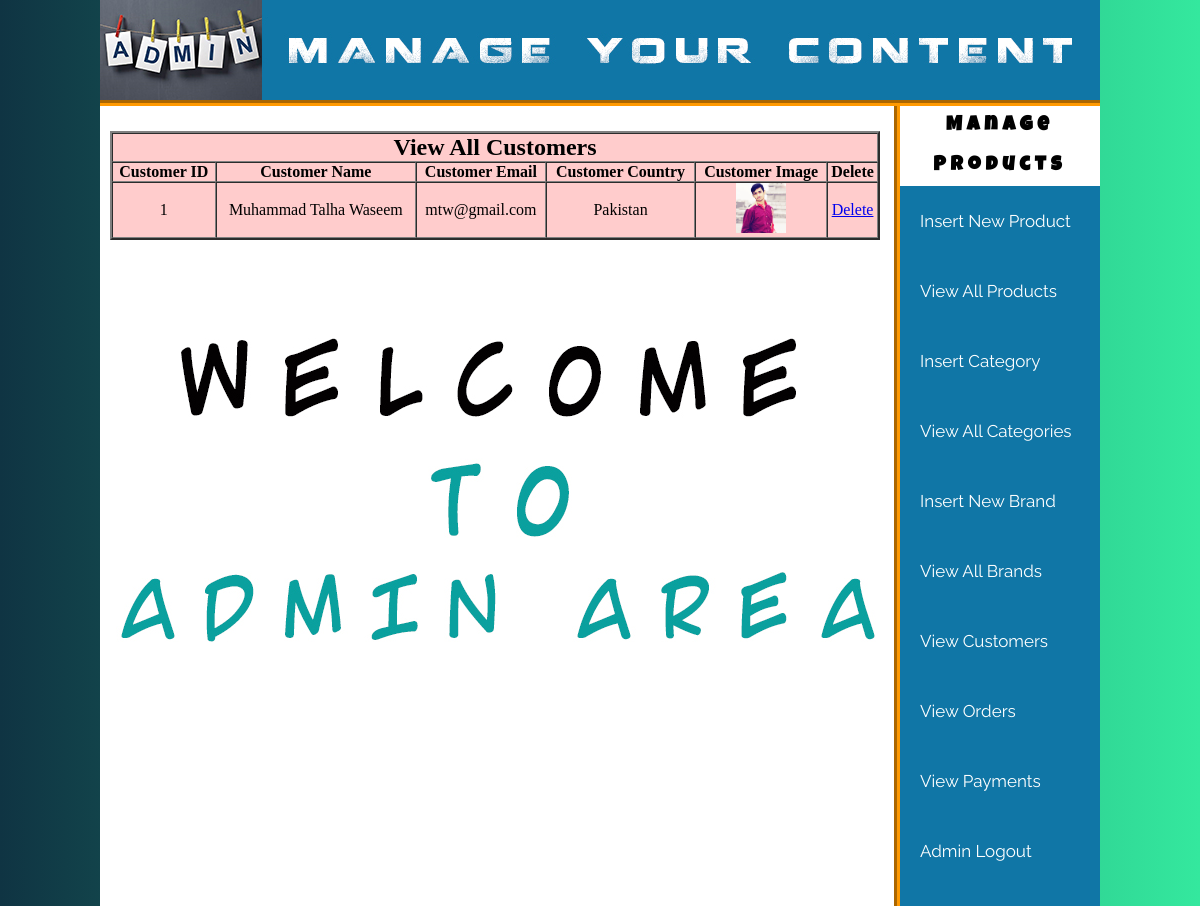
Screenshot of /admin/index.php?view_customers (signed in) with the database file from the repository.
### tables this page shows
CREATE TABLE `customers` (
  `customer_id` int(10) NOT NULL,
  `customer_name` text NOT NULL,
  `customer_email` text NOT NULL,
  `customer_pass` text NOT NULL,
  `customer_country` text NOT NULL,
  `customer_city` text NOT NULL,
  `customer_contact` text NOT NULL,
  `customer_address` text NOT NULL,
  `customer_image` text NOT NULL,
  `customer_ip` text NOT NULL
);

### admin/view_customers.php (the view, shortened to what this page needs)
<?php require 'includes/config.php'; ?>
<!DOCTYPE html>
<html lang="en">
<head>
</head>
<body>
    <table width="770"  align="center" bgcolor="#ffcccc" border="2" cellspacing="0" style="margin-left:10px">
        <tr align="center">
            <td colspan="11"> <h2> View All Customers </h2> </td>
        </tr>
        <tr align="center">
            <th> Customer ID </th>
            <th> Customer Name </th>
            <th> Customer Email </th>
            <th> Customer Country </th>
            <th> Customer Image </th>
            <th> Delete </th>
        </tr>
        <?php
        $i=0;
        $get_customer = " SELECT * from customers";
        $customer = mysqli_query($conn,$get_customer);
        while ($row_get_brand = mysqli_fetch_array($customer)) {
            $customer_id = $row_get_brand['customer_id'];
            $customer_name = $row_get_brand['customer_name'];
            $customer_email = $row_get_brand['customer_email'];
            $customer_country = $row_get_brand['customer_country'];
            $customer_image = $row_get_brand['customer_image'];
            $i++;
        ?>
        <tr align="center">
            <td> <?php  echo $i; ?> </td>
            <td> <?php  echo $customer_name ?></td>
            <td> <?php  echo $customer_email ?></td>
            <td> <?php  echo $customer_country ?></td>
            <td align="center"> <img src="../customer/customer_images/<?php echo $customer_image; ?>" height="50" width="50"></td>
            <td> <a href="index.php?delete_customer=<?php echo $customer_id; ?>"> Delete </a> </td>
        </tr>
        <?php } ?>
    </table>
</body>
</html>

### admin/styles/style.css (style rules this page uses)
* { margin: 0%; padding: 0%; }
body { background: #34e89e; background: -webkit-linear-gradient(to right, #0f3443, #34e89e); background: linear-gradient(to right, #0f3443, #34e89e); }

### rows the page displays
customers: customer_name "Muhammad Talha Waseem", customer_email "mtw@gmail.com", customer_country "Pakistan", customer_image (picture)
